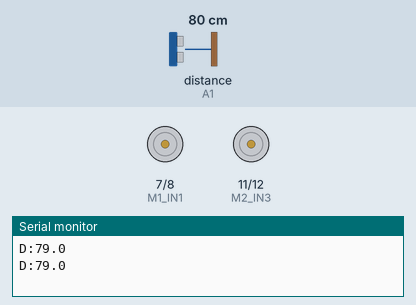
Recording of a sketch running on a simulated Arduino Uno, built with avr-gcc and run on an emulated ATmega328P. Shown: motor-driver pin pairs drawn as motors (green arrow = first pin HIGH = forward, orange = second pin HIGH = backward, longer = more drive, scaled by the enable pin), the last lines printed to the serial monitor. Wiring (inferred from the names in the program): ultrasonic range finder: trigger A0; echo A1. Inputs (shaded band) come from the test bench; at power-on: distance to the obstacle (sensor on A1) 80 cm. The echo pulse lasts 58.3 µs per cm.

Above: at 1.2 s.
1.3 s: distance to the obstacle (sensor on A1) set to 41 cm
3.7 s: distance to the obstacle (sensor on A1) set to 34 cm
At 5.4 s:
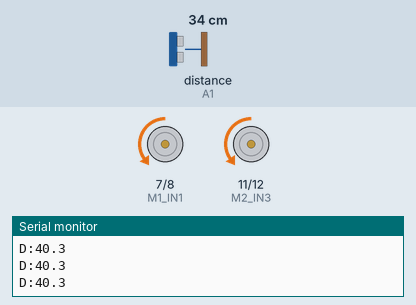
At 6.5 s:
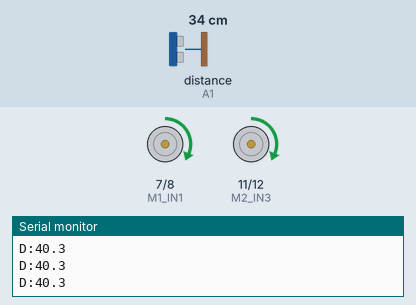
6.7 s: distance to the obstacle (sensor on A1) set to 60 cm
8.2 s: distance to the obstacle (sensor on A1) set to 2 cm
At 10.5 s:
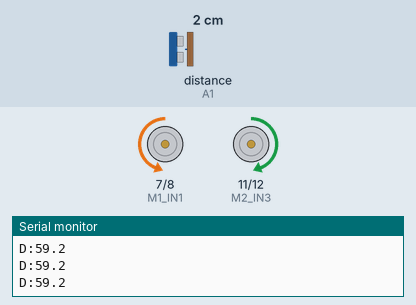
Timing chart, 0 to 12.2 s (numbered marks = the images above; inputs shaded):
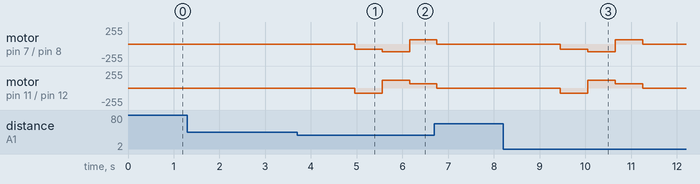

The sketch:

codigo_nano.ino
```cpp
// --- Pines Motores ---
#define M1_IN1 7
#define M1_IN2 8
#define M1_ENA 9

#define M2_IN3 11
#define M2_IN4 12
#define M2_ENB 10

// --- Sensor Ultrasónico HC-SR04 ---
#define TRIG_PIN A0
#define ECHO_PIN A1

// --- Parámetros ---
#define OBSTACLE_DISTANCE_CM 38     // Distancia de detección de obstáculo
#define OBSTACLE_AVOID_TIME 600     // ms para avanzar/retroceder/girar en evitado

// --- Variables ---
bool obstacle_avoidance_enabled = true; // Activado por defecto

unsigned long lastDistanceSent = 0;
const unsigned long DISTANCE_SEND_INTERVAL = 500; // ms

void setup() {
  // Motores
  pinMode(M1_IN1, OUTPUT); pinMode(M1_IN2, OUTPUT); pinMode(M1_ENA, OUTPUT);
  pinMode(M2_IN3, OUTPUT); pinMode(M2_IN4, OUTPUT); pinMode(M2_ENB, OUTPUT);

  // Sensor ultrasónico
  pinMode(TRIG_PIN, OUTPUT);
  pinMode(ECHO_PIN, INPUT);

  Serial.begin(9600); // Comunicación con ESP32
  stopMotors();
}

void loop() {
  // Checa obstáculo si la función está activada
  if (obstacle_avoidance_enabled && detectObstacle(OBSTACLE_DISTANCE_CM)) {
    avoidObstacle();
    return;
  }

  // Enviar distancia periódicamente al ESP32
  unsigned long now = millis();
  if (now - lastDistanceSent >= DISTANCE_SEND_INTERVAL) {
    float dist = measureDistance();
    Serial.print("D:");
    Serial.println(dist, 1); // Un decimal de precisión
    lastDistanceSent = now;
  }

  // Leer comando desde ESP32
  if (Serial.available() >= 2) {
    char cmd = Serial.read();
    uint8_t speed = Serial.read();

    if (cmd == 'E') {
      obstacle_avoidance_enabled = speed ? true : false;
      Serial.print("Evasion de obstaculos: ");
      Serial.println(obstacle_avoidance_enabled ? "ACTIVADA" : "DESACTIVADA");
      return;
    }

    if (speed < 0 || speed > 255) {
      Serial.println("Velocidad no válida. Debe ser entre 0 y 255.");
      return;
    }

    processCommand(cmd, speed);
    if (cmd == 'S') {
      Serial.println("Motores detenidos.");
    } else {
      Serial.print("Comando recibido: ");
      Serial.print(cmd);
      Serial.print(" con velocidad: ");
      Serial.println(speed);
    }
  }
}

// --- Rutinas principales ---

void processCommand(char cmd, uint8_t vel) {
  switch (cmd) {
    case 'F': moveForward(vel); break;
    case 'B': moveBackward(vel); break;
    case 'L': turnLeft(vel); break;
    case 'R': turnRight(vel); break;
    case 'S': stopMotors(); break;
    default:  stopMotors();
  }
}

void moveForward(uint8_t vel) {
  setMotor(M1_IN1, M1_IN2, M1_ENA, true, vel);
  setMotor(M2_IN3, M2_IN4, M2_ENB, true, vel);
}

void moveBackward(uint8_t vel) {
  setMotor(M1_IN1, M1_IN2, M1_ENA, false, vel);
  setMotor(M2_IN3, M2_IN4, M2_ENB, false, vel);
}

void turnLeft(uint8_t vel) {
  setMotor(M1_IN1, M1_IN2, M1_ENA, false, vel);
  setMotor(M2_IN3, M2_IN4, M2_ENB, true, vel);
}

void turnRight(uint8_t vel) {
  setMotor(M1_IN1, M1_IN2, M1_ENA, true, vel);
  setMotor(M2_IN3, M2_IN4, M2_ENB, false, vel);
}

void stopMotors() {
  setMotor(M1_IN1, M1_IN2, M1_ENA, true, 0);
  setMotor(M2_IN3, M2_IN4, M2_ENB, true, 0);
}

// --- Motor helper ---
void setMotor(int in1, int in2, int ena, bool forward, uint8_t vel) {
  digitalWrite(in1, forward ? HIGH : LOW);
  digitalWrite(in2, forward ? LOW : HIGH);
  analogWrite(ena, vel);
}

// --- Sensor ultrasónico ---
bool detectObstacle(float limit_cm) {
  float distance_cm = measureDistance();
  return (distance_cm > 0 && distance_cm <= limit_cm);
}

// Nueva función para medir distancia
float measureDistance() {
  long duration;
  float distance_cm;

  digitalWrite(TRIG_PIN, LOW);
  delayMicroseconds(2);
  digitalWrite(TRIG_PIN, HIGH);
  delayMicroseconds(10);
  digitalWrite(TRIG_PIN, LOW);

  duration = pulseIn(ECHO_PIN, HIGH, 25000); // Timeout ~4.3m
  distance_cm = duration * 0.034 / 2;

  return distance_cm;
}

// --- Algoritmo de esquivar obstáculo ---
void avoidObstacle() {
  // 1. Detenerse
  stopMotors();
  delay(1250);

  // 2. Retroceder
  moveBackward(80);
  delay(OBSTACLE_AVOID_TIME);

  // 3. Girar derecha
  turnLeft(115);
  delay(OBSTACLE_AVOID_TIME);

  // 4. Avanzar
  moveForward(65);
  delay(OBSTACLE_AVOID_TIME);

  // 5. Detenerse y esperar
  stopMotors();
  delay(200);
}
```

Measured:
- the behaviour switches between 39 and 38 cm on distance to the obstacle (sensor on A1) (found by bisection; images 0 and 1)
- after the input at 3.7 s, motor on pin 7 (M1_IN1) / pin 8 (M1_IN2): stopped → backward 80/255 after 1.3 s, → backward 115/255 0.60 s later, → forward 65/255 0.60 s later; motor on pin 11 (M2_IN3) / pin 12 (M2_IN4): stopped → backward 80/255 after 1.3 s, → forward 115/255 0.60 s later, → forward 65/255 0.60 s later
